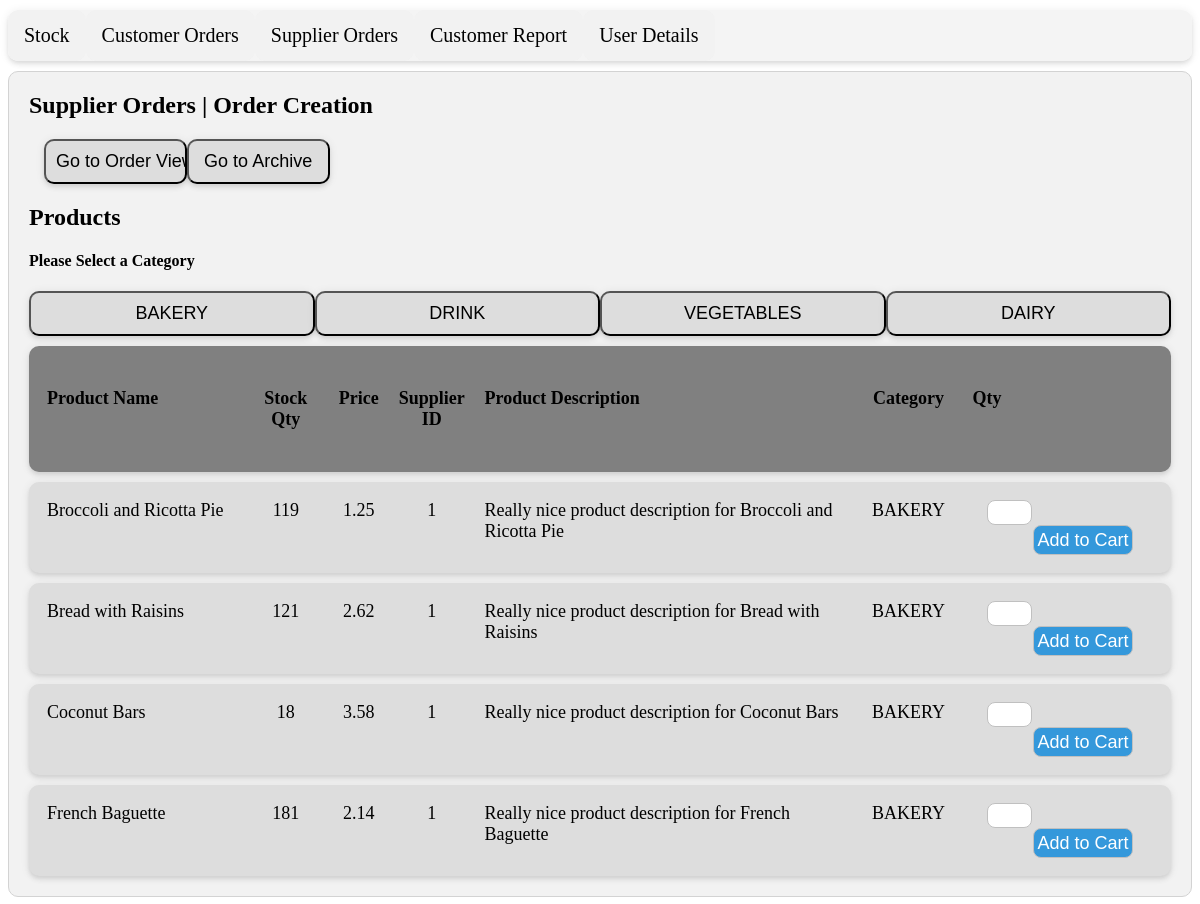
/php/acp_sup_ord_main.php, run on an earlier commit of the app's database.
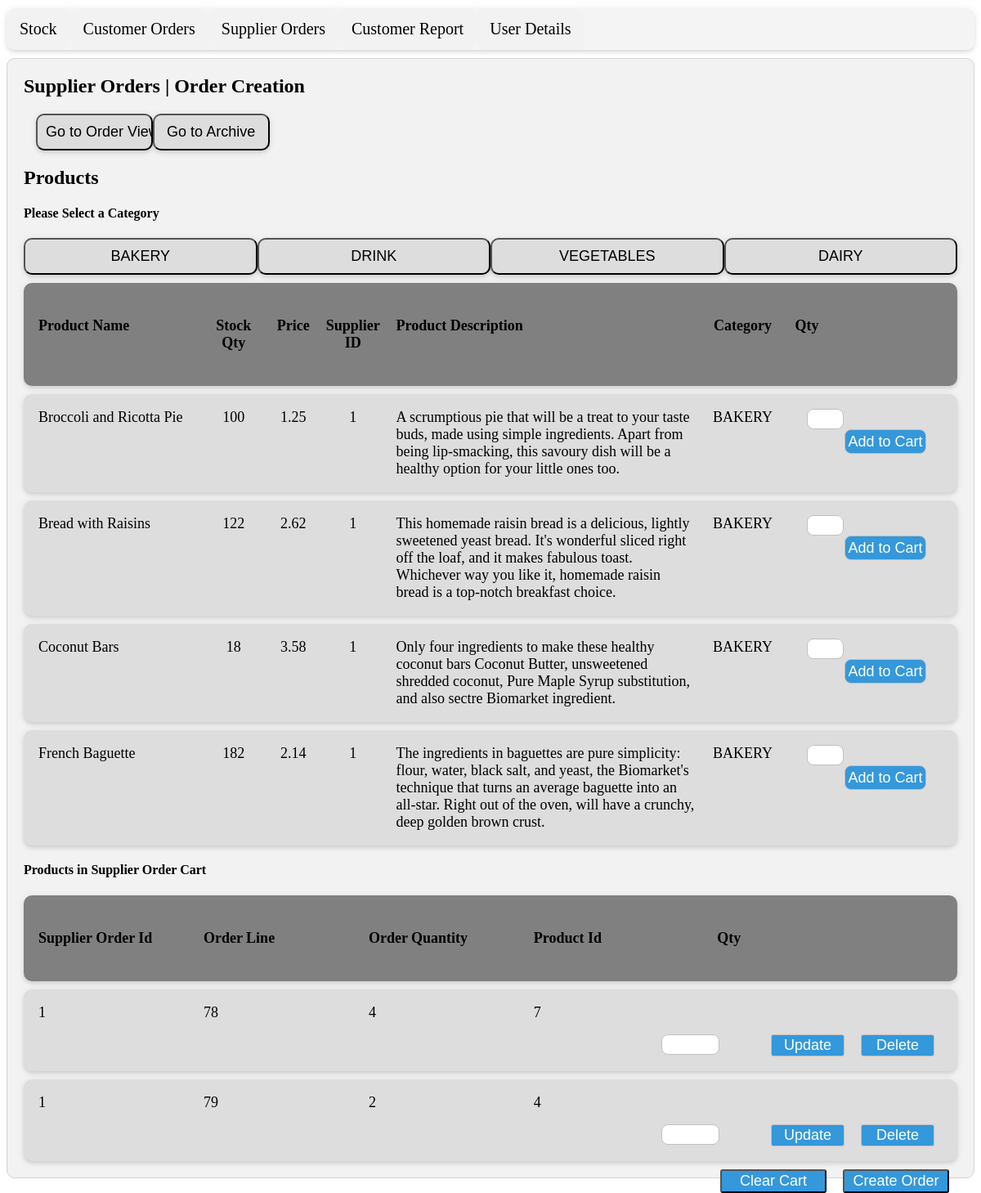
And on a later commit of the database.
### tables this page shows
CREATE TABLE IF NOT EXISTS `products` (
  `prod_id` int(11) NOT NULL AUTO_INCREMENT,
  `prod_name` varchar(50) NOT NULL,
  `price` decimal(5,2) NOT NULL,
  `sup_id` int(11) NOT NULL,
  `prod_dsc` varchar(230) NOT NULL,
  `prod_img` text NOT NULL,
  `cat_id` int(11) NOT NULL,
  `sto_qty` int(8) NOT NULL,
  PRIMARY KEY (`prod_id`),
  KEY `sup_id` (`sup_id`),
  KEY `cat_id` (`cat_id`)
);

CREATE TABLE IF NOT EXISTS `category` (
  `cat_id` int(11) NOT NULL AUTO_INCREMENT,
  `cat_name` enum('BAKERY','DRINK','VEGETABLES','DAIRY') NOT NULL,
  `cat_img` text NOT NULL,
  PRIMARY KEY (`cat_id`)
);

CREATE TABLE IF NOT EXISTS `sup_ord_tmp` (
  `sup_ord_id` int(30) NOT NULL,
  `ord_ln` int(11) NOT NULL AUTO_INCREMENT,
  `ord_qty` int(8) NOT NULL,
  `prod_id` int(11) NOT NULL,
  PRIMARY KEY (`ord_ln`)
);

### php/acp_sup_ord_main.php (the view, shortened to what this page needs)
<!DOCTYPE html>
<html lang="en">
<head>
    <link rel="stylesheet" type="text/css" href="css/supplier.css">
</head>
<body>
<?php
        include "admin_panel_connection.php";
?>
<div class="container">
<h2>Supplier Orders | Order Creation</h2>
<div class="row2">
    <div class="title main">
         <form action='?page=acp_sup_ord_view' method = 'post'>
            <input type='submit' value='Go to Order View'>
        </form>
    </div>
    <div class="title main">
        <form action='?page=acp_sup_ord_arch' method = 'post'>
           <input type='submit' value='Go to Archive'>
        </form>
    </div>
</div>
<?php
	$user =  (int) $_SESSION["users"]["usr_id"];
	if (isset($_POST["cat_tmp"]) )
	{
	$cat_tmp = $_POST["cat_tmp"];
	}
	else
	{
	$cat_tmp = '1';
	}
  ?>
<h2>Products</h2>
<h4>Please Select a Category</h4>
    <div class="row2">
    <div class="title">
        <form action='?page=acp_sup_ord_main' method = 'post'>
            <input type='submit' value='BAKERY'>
        </form>
    </div>
    <div class="title">
        <form action='?page=acp_sup_ord_main' method = 'post'>
            <input type='submit' value='DRINK'>
        </form>
    </div>
    <div class="title">
        <form action='?page=acp_sup_ord_main' method = 'post'>
            <input type='submit' value='VEGETABLES'>
        </form>
    </div>
    <div class="title">
        <form action='?page=acp_sup_ord_main' method = 'post'>
            <input type='submit' value='DAIRY'>
        </form>
    </div>
 </div>
<?php
    $search = "SELECT * FROM products, category WHERE products.cat_id = category.cat_id AND products.cat_id = '$cat_tmp' ORDER BY products.cat_id";
    $result = mysqli_query($mysqli, $search);
?>
<div class="row header">
  <div class="column cname">
    <h4>Product Name</h4>
   </div>
  <div class="column sup">
    <h4>Stock Qty</h4>
  </div>
  <div class="column price">
    <h4>Price</h4>
  </div>
  <div class="column sup">
    <h4>Supplier ID</h4>
  </div>
  <div class="column dsc">
    <h4>Product Description</h4>
  </div>
  <div class="column">
    <h4>Category</h4>
  </div>
  <div class="column price">
    <h4>Qty</h4>
  </div>
</div>
 <?php
    while ($row = mysqli_fetch_assoc($result))
    {
?>
<div class="row">
  <div class="column cname">
    <?php echo $row["prod_name"] ?>
  </div>
  <div class="column sup">
      <?php echo $row["sto_qty"] ?>
  </div>
  <div class="column price">
     <?php echo $row["price"] ?>
  </div>
  <div class="column sup">
     <?php  echo $row["sup_id"] ?>
  </div>
  <div class="column dsc">
      <?php echo $row["prod_dsc"] ?>
  </div>
  <div class="column">
     <?php echo $row["cat_name"] ?>
  </div>
<?php
echo "<div class= 'column item'>
    <form action='?page=sup_ord_tmp_add' method = 'post'>
        <input type='text' name='ord_qty' size='4'>
        <input type='hidden' name='prod_id' value={$row['prod_id']} >
        <input type='hidden' name='sup_ord_id' value= ". $user . " >
        <input type='hidden' name='cat_tmp' value= '$cat_tmp' >
        <input type='submit' value='Add to Cart' class='btn-supplier'>
    </form> </div> ";
?>
</div>
<?php
}
    $search = "SELECT COUNT(*) as c from sup_ord_tmp";
    $result = mysqli_query($mysqli, $search);
	$row = mysqli_fetch_assoc($result);
	If ($row['c'] == 0)
	{	}
	else
	{
		$search = "SELECT * from sup_ord_tmp ORDER BY ord_ln ";
		$result = mysqli_query($mysqli, $search);
        echo "<h4>Products in Supplier Order Cart</h4>";
?>
<div class="row header">
  <div class="column cname">
    <h4>Supplier Order Id</h4>
   </div>
  <div class="column cname">
    <h4>Order Line</h4>
  </div>
  <div class="column cname">
    <h4>Order Quantity</h4>
  </div>
  <div class="column cname">
    <h4>Product Id</h4>
  </div>
  <div class="column sup">
    <h4>Qty</h4>
  </div>
</div>
  <?php
    while ($row = mysqli_fetch_assoc($result))
    {
?>
 <div class="row">
  <div class="column cname">
    <?php echo $row["sup_ord_id"]; ?>
  </div>
  <div class="column cname">
      <?php echo $row["ord_ln"]; ?>
  </div>
  <div class="column cname">
     <?php echo $row["ord_qty"]; ?>
  </div>
  <div class="column cname">
     <?php  echo $row["prod_id"]; ?>
  </div>
<?php
  echo " <div class= 'column long'>
    <form action='?page=sup_ord_tmp_del' method = 'post'>
	<input type='hidden' name='prod_id' value={$row['prod_id']} >
	<input type='hidden' name='sup_ord_id' value= ". $user . " >
        <input type='submit' value='Delete' class='btn-suppdel'>
    </form>
    <form action='?page=sup_ord_tmp_upd' method = 'post'>
        <input type='text' name='ord_qty' size='4'>
        <input type='hidden' name='prod_id' value={$row['prod_id']} >
	<input type='hidden' name='sup_ord_id' value= ". $user . " >
        <input type='submit' value='Update' class='btn-suppdel'>
   </form> </div> ";
?>
  </div>
<?php
                }
echo "<form action='?page=sup_ord_create_order' method = 'post'>
	<input type='hidden' name='sup_ord_id' value= ". $user . " >
        <input type='submit' value='Create Order' class='btn-suppclear'>
    </form> ";
?>
    <form action='?page=sup_ord_cart_clear' method = 'post'>
        <input type='submit' value='Clear Cart' class='btn-suppclear'>
    </form>
  </div>
<?php
	}
 ?>
</body>
</html>

### php/admin_panel_connection.php (shortened to what this page needs)
<!DOCTYPE html>
<html lang="en">
<head>
<link rel="stylesheet" type="text/css" href="css/admin_and_member_panel.css">
</head>
<body>
<div class="panel" id="myPanelnav">
  <a href="?page=acp_stock" class="active-panel">Stock</a>
  <a href="?page=acp_customers_orders">Customer Orders</a>
  <a href="?page=acp_suppliers_orders">Supplier Orders</a>
  <a href="?page=acp_customers">Customer Report</a>
  <a href="?page=user_details">User Details</a>
</div>
</body>
</html>

### css/supplier.css (style rules this page uses)
* { box-sizing: border-box; }
.container { background-color: #f2f2f2; padding: 0px 20px 10px 20px; border: 1px solid lightgrey; border-radius: 10px; width: 100%; }
.row { width: border-box; margin: 10px auto; padding: 10px; background-color: #ddd; font-size: 18px; box-shadow: 0 2px 4px -1px rgba(0, 0, 0, 0.06), 0 4px 5px 0 rgba(0, 0, 0, 0.06), 0 1px 10px 0 rgba(0, 0, 0, 0.08); border-radius: 10px; position: relative; overflow: hidden; width: 100%; }
.title input { background-color: #ddd; float: left; width: 25%; padding: 10px; vertical-align: middle; text-align: center; font-size: 18px; width: border-box; box-shadow: 0 2px 4px -1px rgba(0, 0, 0, 0.06), 0 4px 5px 0 rgba(0, 0, 0, 0.06), 0 1px 10px 0 rgba(0, 0, 0, 0.08); border-radius: 10px; }
.main { margin: 15px; width: 50%; }
.main:after { clear: both; }
.column { float: left; width: 9%; padding: 8px; vertical-align: middle; text-align: center; font-size: 18px; }
.column input { background-color: #fff; vertical-align: middle; text-align: center; font-size: 18px; margin: 0 20px; }
.cname { width: 18%; text-align: left; }
.dsc { width: 34%; text-align: left; }
.price { width: 5%; }
.sup { width: 8%; }
.column.item { width: 18%; text-align: left; font-size: 18px; }
.item input { width: 45px; float: left; border: 1px solid silver; border-radius: 8px; text-align: center; }
input.btn-supplier { width: 100px; font-size: 18px; background-color: #3498db; text-align: center; padding: 2px; display: inline; float: right; }
.long { width: 380px; float: right; }
.long input { border: 1px solid silver; border-radius: 8px; text-align: center; float: left; }
.row:after, .row2:after { content: ""; display: table; clear: both; }
.header { background-color: gray; font-size: 20px; }
.btn-supplier { text-align: center; padding : 2px; width: 130px; height: 30px; background-color: #3498db; color: #fff; border-radius: 3px; border:0; font-size: 18px; float: right; }
input.btn-suppdel, input.btn-suppclear { width: 90px; color: #fff; background-color: #3498db; text-align: center; padding: 2px; display: block; float: right; margin: 0 10px 0; border-radius: 3px; font-size: 18px; }
input.btn-suppclear { width: 130px; }

### css/admin_and_member_panel.css (style rules this page uses)
.panel { position: relative; margin: 10px auto; max-width: 1500px; overflow: hidden; border-radius: 10px; background-color: rgb(242, 242, 242, 0.8); box-shadow: 0 2px 4px -1px rgba(0, 0, 0, 0.06), 0 4px 5px 0 rgba(0, 0, 0, 0.06), 0 1px 10px 0 rgba(0, 0, 0, 0.08); }
.panel a { background-color: inherit; float: left; border: none; outline: none; cursor: pointer; padding: 14px 16px; transition: 0.3s; font-size: 20px; border-radius: 10px; text-align: center; text-decoration: none; color: black; }
.active-panel { color: white; }

What changed in the data, as far as the page shows it:
changed products "Broccoli and Ricotta Pie": sto_qty "119" → "100"; prod_dsc "Really nice product description for Broccoli and Ricotta Pie" → "A scrumptious pie that will be a treat to your taste buds, made using simple ingredients. Apart from being lip-smacking, this savoury dish will be a healthy option for your little ones too."
changed products "Bread with Raisins": sto_qty "121" → "122"; prod_dsc "Really nice product description for Bread with Raisins" → "This homemade raisin bread is a delicious, lightly sweetened yeast bread. It's wonderful sliced right off the loaf, and it makes fabulous toast. Whichever way you like it, homemade raisin bread is a top-notch breakfast choice."
changed products "Coconut Bars": prod_dsc "Really nice product description for Coconut Bars" → "Only four ingredients to make these healthy coconut bars Coconut Butter, unsweetened shredded coconut, Pure Maple Syrup substitution, and also sectre Biomarket ingredient."
changed products "French Baguette": sto_qty "181" → "182"; prod_dsc "Really nice product description for French Baguette" → "The ingredients in baguettes are pure simplicity: flour, water, black salt, and yeast, the Biomarket's technique that turns an average baguette into an all-star. Right out of the oven, will have a crunchy, deep golden brown crust."
added sup_ord_tmp: sup_ord "1", ord_ln "78", ord_qty "4", prod "7"
added sup_ord_tmp: sup_ord "1", ord_ln "79", ord_qty "2", prod "4"
Also different on the page:
form field value: (not shown) → "Create Order"
form field value: (not shown) → "Clear Cart"
text now shown: "Products in Supplier Order Cart Supplier Order Id Order Line Order Quantity Product Id Qty"
